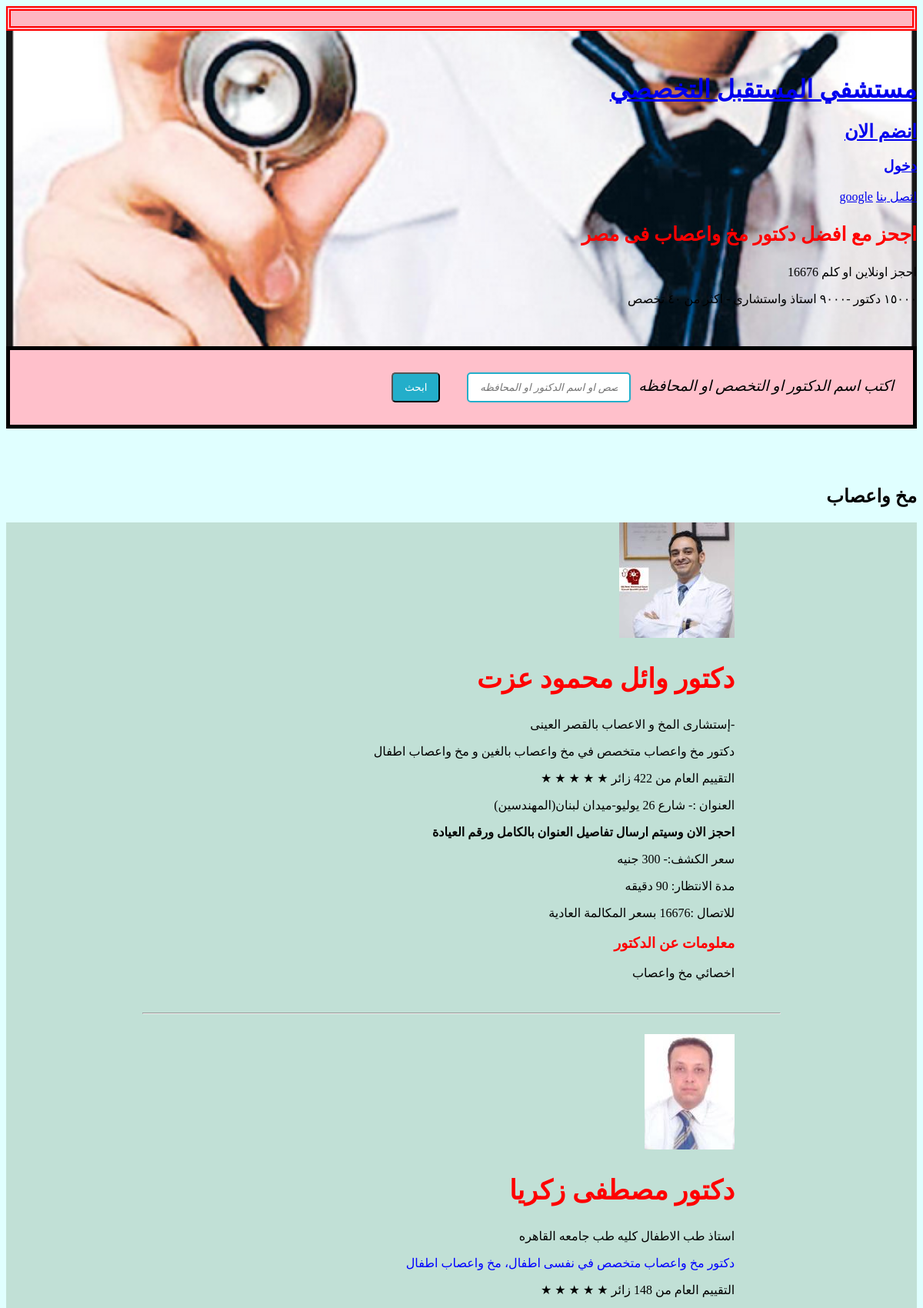
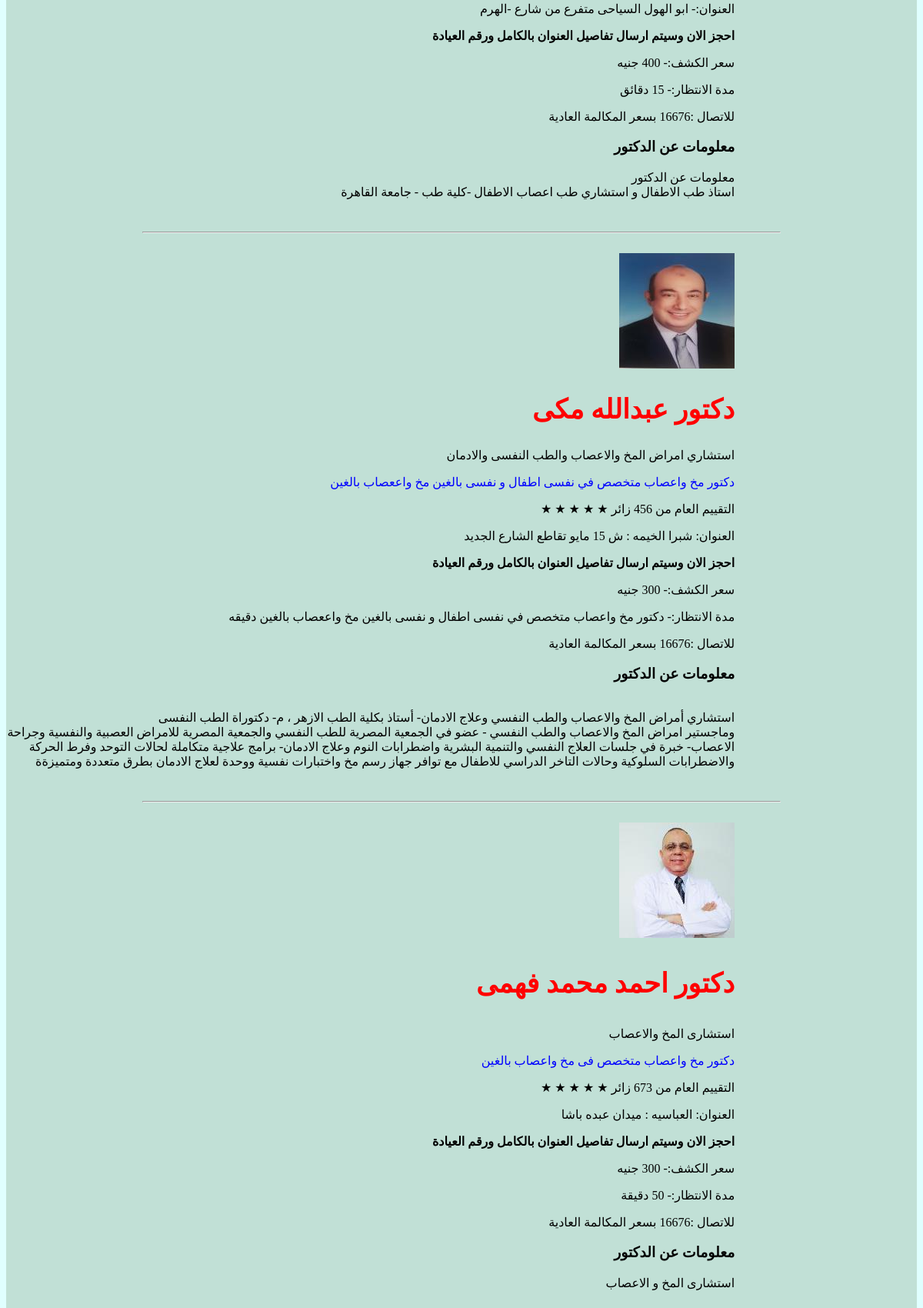
/brain.php (upper part), run on the app's committed database (2 pictures, top to bottom).
### tables this page shows
CREATE TABLE `brain` (
  `ID` int(11) NOT NULL,
  `Name` varchar(200) NOT NULL,
  `degree` varchar(200) NOT NULL,
  `specialty` varchar(200) NOT NULL,
  `price` int(11) NOT NULL,
  `address` varchar(200) NOT NULL,
  `governorate` varchar(200) NOT NULL,
  `waiting` int(11) NOT NULL
);

### brain.php (the view, shortened to what this page needs)
<?php
@$con=mysqli_connect("localhost","root","","user");mysqli_query($con,"SET NAMES 'UTF8'");
mysqli_query($con,"SET CHARACTER SET UTF8");
?>
<!DOCTYPE html>
<html lang="en">
<head>
      <link rel="stylesheet" href="two.css">
</head>
<body>
<div class ="card"style="border: 6px double ; border-color: red; text-align: center; background-color:lightpink;" >
    <form action="reservation.php ">
    </form>
</div>
    <div class="top">
<br>
<br>
      <header>
          <h1>  <a href="project.php" class="logo"> مستشفي المستقبل التخصصي</a></h1>
            <nav>
            <h1> <a href="form.php"> انضم الان</a> </h1>
                <h3>  <a href="enter.php">دخول</a></h3>
                  <a href="http://https://future-hospital.com/?fbclid=IwAR325kz3psDUdB5nhryW7lgzC4C5Zf40j7wIOlrY274ww7Xs5iItWXadmj0">google</a>
                  <a href="mailto:info@future-wedge.com"> اتصل بنا</a>
            </nav>
      </header>
      <section>
            <article>
                  <div>
                        <h1 style="color: red; font-size: 25px;">اجحز مع افضل دكتور مخ واعصاب فى مصر</h1>
                        <p> احجز اونلاين او كلم 16676</p>
                        <p>١٥٠٠٠  دكتور -٩٠٠٠ استاذ واستشاري - اكثر من ٤٠ تخصص</p>
                  </div>
<br>
<br>
</div>
                  <div>
                  <nav id="بحث"  style=" font-size:larger; background-color:pink; border: 5px solid;">
            <form  method="GET" style="center;" >
            <ul>
            <li><button type="submit" name="search">ابحث</button></li>
            <li><input type="text" name="Name"    placeholder="ابحث هنا بالتخصص او اسم الدكتور او المحافظه">اكتب اسم الدكتور او التخصص او المحافظه  </li>
                   </form>
            </nav>
                  </div>
            <br>
<br>
            <br>
            <h2> مخ واعصاب</h2>
            <div class="second">
            <article class="مخ واعصاب">
                  <div class="first" >
                        <img src="image/doctor-wael--mahmoud-ezzat--neurology_20200818171726298.jpg" alt="">
                        <h1 style="color: red;font-size: 35px;" >
                        <?php $id='1';
                         $query = mysqli_query($con,"select *from brain where ID='$id'");
                         echo mysqli_fetch_array($query)[1];
                        ?>
                        </h1>
                        <p >
                        <?php $id='1';
                         $query = mysqli_query($con,"select *from brain where ID='$id'");
                         echo mysqli_fetch_array($query)[2];
                        ?>
                        </p>
                        <?php $id='1';
                         $query = mysqli_query($con,"select *from brain where ID='$id'");
                         echo mysqli_fetch_array($query)[3];
                        ?>
                        <p> &starf; &starf; &starf; &starf; &starf; التقييم العام من 422 زائر</p>
                        <p> العنوان :-
                        <?php $id='1';
                         $query = mysqli_query($con,"select *from brain where ID='$id'");
                         echo mysqli_fetch_array($query)[5];
                        ?>
                        <b> <p>احجز الان وسيتم ارسال تفاصيل العنوان بالكامل ورقم العيادة</p></b>
                        </p>
                        <p>سعر الكشف:-
                        ?>  جنيه
                        </p>
                        <p> مدة الانتظار:
                        ?> دقيقه
                        </p>
                        <p> للاتصال :16676 بسعر المكالمة العادية</p>
                        <h3 style="color: red;">معلومات عن الدكتور</h3>
                        <p>اخصائي مخ واعصاب</p>
                  </div>
            </article>
            <br>
           <hr>
            <br>
            <article>
                  <div class="first">
                        <img src="image/doctor-moustafa-zakria-pediatrics-and-new-born_20170722114227.jpg" alt="">
                        <h1  style="color: red;font-size: 35px;">
                        <?php $id='2';
                         $query = mysqli_query($con,"select *from brain where ID='$id'");
                         echo mysqli_fetch_array($query)[1];
                        ?>
                        </h1>
                        <p >
                        <?php $id='2';
                         $query = mysqli_query($con,"select *from brain where ID='$id'");
                         echo mysqli_fetch_array($query)[2];
                        ?>
                        </p>
                        <p  style="color: blue;">
                         <?php $id='2';
                         $query = mysqli_query($con,"select *from brain where ID='$id'");
                         echo mysqli_fetch_array($query)[3];
                        ?>
                        </p>
                        <p>  &starf; &starf; &starf; &starf; &starf;  التقييم العام من 148 زائر</p>
                        <p>العنوان:-
                        <?php $id='2';
                         $query = mysqli_query($con,"select *from brain where ID='$id'");
                         echo mysqli_fetch_array($query)[5];
                        ?>
                        </p>
                        <b><p>احجز الان وسيتم ارسال تفاصيل العنوان بالكامل ورقم العيادة</p></b>
                        <p>سعر الكشف:-
                              <?php $id='2';
                              $query = mysqli_query($con,"select *from brain where ID='$id'");
                              echo mysqli_fetch_array($query)[4];
                              ?>
                         جنيه
                        </p>
                        <p> مدة الانتظار:-
                         دقائق
                        </p>
                        <p> للاتصال :16676 بسعر المكالمة العادية</p>
                        <h3>معلومات عن الدكتور</h3>
                        <p>معلومات عن الدكتور<br>
                              استاذ طب الاطفال و استشاري طب اعصاب الاطفال -كلية طب - جامعة القاهرة</p>
                  </div>
            </article>
            <br>
            <hr>
            <br>
            <article>
                  <div class="first">
                        <img src="image/doctor-abdullah-ahmed-meky-neurology_20171122032014231.jpg" alt="">
                        <h1 style="color: red;font-size: 35px;">
                        <?php $id='3';
                         $query = mysqli_query($con,"select *from brain where ID='$id'");
                         echo mysqli_fetch_array($query)[1];
                        ?>
                        </h1>
                        <?php $id='3';
                         $query = mysqli_query($con,"select *from brain where ID='$id'");
                         echo mysqli_fetch_array($query)[2];
                        ?>
                        <p style="color: blue;">
                        <?php $id='3';
                         $query = mysqli_query($con,"select *from brain where ID='$id'");
                         echo mysqli_fetch_array($query)[3];
                        ?>
                        </p>
                        <p>  &starf; &starf; &starf; &starf; &starf;  التقييم العام من 456 زائر</p>
                        <p>العنوان:
                              <?php $id='3';
                              $query = mysqli_query($con,"select *from brain where ID='$id'");
                              echo mysqli_fetch_array($query)[5];
                              ?>
                        </p>
                       <b> <p>احجز الان وسيتم ارسال تفاصيل العنوان بالكامل ورقم العيادة</p></b>
                        <p>
                              سعر الكشف:-
                        ?>  جنيه
                        </p>
                        <p> مدة الانتظار:-
                              <?php $id='3';
                              $query = mysqli_query($con,"select *from brain where ID='$id'");
                              echo mysqli_fetch_array($query)[3];
                              ?>
                        دقيقه
                        </p>
                        <p> للاتصال :16676 بسعر المكالمة العادية</p>
                        <h3> معلومات عن الدكتور</h3>
                        <p><br> استشاري أمراض المخ والاعصاب والطب النفسي وعلاج الادمان- أستاذ بكلية الطب الازهر ، م- دكتوراة الطب النفسى <br>وماجستير امراض المخ والاعصاب والطب النفسي - عضو في الجمعية المصرية للطب النفسي والجمعية المصرية للامراض العصبية والنفسية وجراحة الاعصاب- خبرة في جلسات العلاج النفسي والتنمية البشرية واضطرابات النوم وعلاج الادمان- برامج علاجية متكاملة لحالات التوحد وفرط الحركة والاضطرابات السلوكية وحالات التاخر الدراسي للاطفال مع توافر جهاز رسم مخ واختبارات نفسية ووحدة لعلاج الادمان بطرق متعددة ومتميزةة</p>
                  </div>
            </article>
            <br>
            <hr>
            <br>
            <article>
                  <div  class="first">
                        <img src="image/doctor-ahmed-mohamed-fahmy.jpg" alt="">
                        <h3 style="color: red;font-size: 35px;">
                        <?php $id='4';
                              $query = mysqli_query($con,"select *from brain where ID='$id'");
                              echo mysqli_fetch_array($query)[1];
                              ?>
                        </h3>
                        <p >
                               <?php $id='4';
                              $query = mysqli_query($con,"select *from brain where ID='$id'");
                              echo mysqli_fetch_array($query)[2];
                              ?>
                        </p>
                        <p style="color: blue;">
                              <?php $id='4';
                              $query = mysqli_query($con,"select *from brain where ID='$id'");
                              echo mysqli_fetch_array($query)[3];
                              ?>
                        </p>
                        <p> &starf; &starf; &starf; &starf; &starf; التقييم العام من 673 زائر</p>
                        <p>العنوان:
                              <?php $id='4';
                              $query = mysqli_query($con,"select *from brain where ID='$id'");
                              echo mysqli_fetch_array($query)[5];
                              ?>
                        </p>
                        <b><P>احجز الان وسيتم ارسال تفاصيل العنوان بالكامل ورقم العيادة</P></b>
                        <p>سعر الكشف:-
                              ?>   جنيه
                        </p>
                        <p> مدة الانتظار:-
                              دقيقة
                        </p>
                        <p> للاتصال :16676 بسعر المكالمة العادية</p>
                        <h3>معلومات عن الدكتور</h3>
                        <p>استشارى المخ و الاعصاب</p>
                  </div>
            </article>
            <br>
            <br>
            <br>
            <br>
      <br>
      <br>
</div>
      <br>
      <br>
</body>
</html>

### two.css (style rules this page uses)
body { text-align: right; }
.top { background-image: url(image/Screenshot\ 2022-08-10\ 173111.png); background-repeat: no-repeat; background-size: cover; width: 100%; height: 100%; }
.first { margin-right: 20%; }
.second { background-color: rgb(193, 224, 214); }
hr { width: 70%; color: rgb(170, 6, 247); }
button { float:center; background:rgb(35,174,202); padding:10px 15px; color:#fff; border-radius:5px; margin-right:10px; height: 100%; width: fit-content; height: 100%; }
ul { list-style-type: none; }
ul li { background-position:0px 5px; padding-left:20px; background-repeat:no-repeat; display:inline-block; }
body { text-align: right; background-color: lightcyan; }
input { padding:10px 15px; border-radius:5px; margin-right:10px; font-style:italic; display: inline-block; border:2px solid rgb(35,174,202) ; }
form { border-radius:5px; margin-right:10px; padding:10px 15px; font-style:italic; }

### brain.php (style rules this page uses)
button { float:center; background:rgb(35,174,202); padding:10px 15px; color:#fff; border-radius:5px; margin-right:10px; height: 100%; width: fit-content; height: 100%; }

### data on the page
brain: Name "دكتور وائل محمود عزت", degree "إستشارى المخ و الاعصاب بالقصر العينى-", specialty "دكتور مخ واعصاب متخصص في مخ واعصاب بالغين و مخ واعصاب اطفال", address "شارع 26 يوليو-ميدان لبنان(المهندسين)"
brain: Name "دكتور مصطفى زكريا", degree "استاذ طب الاطفال كليه طب جامعه القاهره", specialty "دكتور مخ واعصاب متخصص في نفسى اطفال، مخ واعصاب اطفال", address "ابو الهول السياحى متفرع من شارع -الهرم", price "400"
brain: Name "دكتور عبدالله مكى", degree "استشاري امراض المخ والاعصاب والطب النفسى والادمان", specialty "دكتور مخ واعصاب متخصص في نفسى اطفال و نفسى بالغين مخ واععصاب بالغين", address "شبرا الخيمه : ش 15 مايو تقاطع الشارع الجديد"
brain: Name "دكتور احمد محمد فهمى", degree "استشارى المخ والاعصاب", specialty "دكتور مخ واعصاب متخصص فى مخ واعصاب بالغين", address "العباسيه : ميدان عبده باشا"
